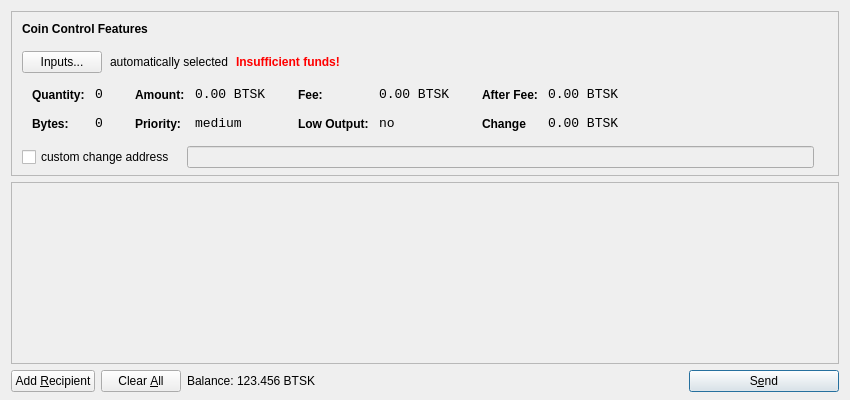
<?xml version="1.0" encoding="UTF-8"?>
<ui version="4.0">
 <class>SendCoinsDialog</class>
 <widget class="QDialog" name="SendCoinsDialog">
  <property name="geometry">
   <rect>
    <x>0</x>
    <y>0</y>
    <width>850</width>
    <height>400</height>
   </rect>
  </property>
  <property name="windowTitle">
   <string>Send Coins</string>
  </property>
  <layout class="QVBoxLayout" name="verticalLayout" stretch="0,1,0">
   <property name="bottomMargin">
    <number>8</number>
   </property>
   <item>
    <widget class="QFrame" name="frameCoinControl">
     <property name="sizePolicy">
      <sizepolicy hsizetype="Expanding" vsizetype="Expanding">
       <horstretch>0</horstretch>
       <verstretch>0</verstretch>
      </sizepolicy>
     </property>
     <property name="maximumSize">
      <size>
       <width>16777215</width>
       <height>16777215</height>
      </size>
     </property>
     <property name="frameShape">
      <enum>QFrame::StyledPanel</enum>
     </property>
     <property name="frameShadow">
      <enum>QFrame::Sunken</enum>
     </property>
     <layout class="QVBoxLayout" name="verticalLayoutCoinControl2">
      <property name="spacing">
       <number>-1</number>
      </property>
      <property name="leftMargin">
       <number>0</number>
      </property>
      <property name="topMargin">
       <number>0</number>
      </property>
      <property name="rightMargin">
       <number>0</number>
      </property>
      <property name="bottomMargin">
       <number>6</number>
      </property>
      <item>
       <layout class="QVBoxLayout" name="verticalLayoutCoinControl" stretch="0,0,0,0,1">
        <property name="spacing">
         <number>0</number>
        </property>
        <property name="leftMargin">
         <number>10</number>
        </property>
        <property name="topMargin">
         <number>10</number>
        </property>
        <item>
         <layout class="QHBoxLayout" name="horizontalLayoutCoinControl1">
          <property name="bottomMargin">
           <number>15</number>
          </property>
          <item>
           <widget class="QLabel" name="labelCoinControlFeatures">
            <property name="sizePolicy">
             <sizepolicy hsizetype="Preferred" vsizetype="Maximum">
              <horstretch>0</horstretch>
              <verstretch>0</verstretch>
             </sizepolicy>
            </property>
            <property name="font">
             <font>
              <weight>75</weight>
              <bold>true</bold>
             </font>
            </property>
            <property name="styleSheet">
             <string notr="true">font-weight:bold;</string>
            </property>
            <property name="text">
             <string>Coin Control Features</string>
            </property>
           </widget>
          </item>
         </layout>
        </item>
        <item>
         <layout class="QHBoxLayout" name="horizontalLayoutCoinControl2" stretch="0,0,0,0">
          <property name="spacing">
           <number>8</number>
          </property>
          <property name="bottomMargin">
           <number>10</number>
          </property>
          <item>
           <widget class="QPushButton" name="pushButtonCoinControl">
            <property name="styleSheet">
             <string notr="true"/>
            </property>
            <property name="text">
             <string>Inputs...</string>
            </property>
           </widget>
          </item>
          <item>
           <widget class="QLabel" name="labelCoinControlAutomaticallySelected">
            <property name="text">
             <string>automatically selected</string>
            </property>
            <property name="margin">
             <number>5</number>
            </property>
           </widget>
          </item>
          <item>
           <widget class="QLabel" name="labelCoinControlInsuffFunds">
            <property name="font">
             <font>
              <weight>75</weight>
              <bold>true</bold>
             </font>
            </property>
            <property name="styleSheet">
             <string notr="true">color:red;font-weight:bold;</string>
            </property>
            <property name="text">
             <string>Insufficient funds!</string>
            </property>
            <property name="margin">
             <number>5</number>
            </property>
           </widget>
          </item>
          <item>
           <spacer name="horizontalSpacerCoinControl">
            <property name="orientation">
             <enum>Qt::Horizontal</enum>
            </property>
            <property name="sizeHint" stdset="0">
             <size>
              <width>40</width>
              <height>1</height>
             </size>
            </property>
           </spacer>
          </item>
         </layout>
        </item>
        <item>
         <widget class="QWidget" name="widgetCoinControl" native="true">
          <property name="sizePolicy">
           <sizepolicy hsizetype="Preferred" vsizetype="Preferred">
            <horstretch>0</horstretch>
            <verstretch>0</verstretch>
           </sizepolicy>
          </property>
          <property name="minimumSize">
           <size>
            <width>0</width>
            <height>0</height>
           </size>
          </property>
          <property name="styleSheet">
           <string notr="true"/>
          </property>
          <layout class="QHBoxLayout" name="horizontalLayoutCoinControl5">
           <property name="margin">
            <number>0</number>
           </property>
           <item>
            <layout class="QHBoxLayout" name="horizontalLayoutCoinControl3" stretch="0,0,0,1">
             <property name="spacing">
              <number>20</number>
             </property>
             <property name="topMargin">
              <number>0</number>
             </property>
             <property name="bottomMargin">
              <number>10</number>
             </property>
             <item>
              <layout class="QFormLayout" name="formLayoutCoinControl1">
               <property name="horizontalSpacing">
                <number>10</number>
               </property>
               <property name="verticalSpacing">
                <number>14</number>
               </property>
               <property name="leftMargin">
                <number>10</number>
               </property>
               <property name="topMargin">
                <number>4</number>
               </property>
               <property name="rightMargin">
                <number>6</number>
               </property>
               <item row="0" column="0">
                <widget class="QLabel" name="labelCoinControlQuantityText">
                 <property name="styleSheet">
                  <string notr="true">font-weight:bold;</string>
                 </property>
                 <property name="text">
                  <string>Quantity:</string>
                 </property>
                 <property name="margin">
                  <number>0</number>
                 </property>
                </widget>
               </item>
               <item row="0" column="1">
                <widget class="QLabel" name="labelCoinControlQuantity">
                 <property name="font">
                  <font>
                   <family>Monospace</family>
                   <pointsize>10</pointsize>
                  </font>
                 </property>
                 <property name="cursor">
                  <cursorShape>IBeamCursor</cursorShape>
                 </property>
                 <property name="contextMenuPolicy">
                  <enum>Qt::ActionsContextMenu</enum>
                 </property>
                 <property name="text">
                  <string>0</string>
                 </property>
                 <property name="margin">
                  <number>0</number>
                 </property>
                 <property name="textInteractionFlags">
                  <set>Qt::LinksAccessibleByMouse|Qt::TextSelectableByKeyboard|Qt::TextSelectableByMouse</set>
                 </property>
                </widget>
               </item>
               <item row="1" column="0">
                <widget class="QLabel" name="labelCoinControlBytesText">
                 <property name="styleSheet">
                  <string notr="true">font-weight:bold;</string>
                 </property>
                 <property name="text">
                  <string>Bytes:</string>
                 </property>
                </widget>
               </item>
               <item row="1" column="1">
                <widget class="QLabel" name="labelCoinControlBytes">
                 <property name="font">
                  <font>
                   <family>Monospace</family>
                   <pointsize>10</pointsize>
                  </font>
                 </property>
                 <property name="cursor">
                  <cursorShape>IBeamCursor</cursorShape>
                 </property>
                 <property name="contextMenuPolicy">
                  <enum>Qt::ActionsContextMenu</enum>
                 </property>
                 <property name="text">
                  <string>0</string>
                 </property>
                 <property name="textInteractionFlags">
                  <set>Qt::LinksAccessibleByMouse|Qt::TextSelectableByKeyboard|Qt::TextSelectableByMouse</set>
                 </property>
                </widget>
               </item>
              </layout>
             </item>
             <item>
              <layout class="QFormLayout" name="formLayoutCoinControl2">
               <property name="horizontalSpacing">
                <number>10</number>
               </property>
               <property name="verticalSpacing">
                <number>14</number>
               </property>
               <property name="leftMargin">
                <number>6</number>
               </property>
               <property name="topMargin">
                <number>4</number>
               </property>
               <property name="rightMargin">
                <number>6</number>
               </property>
               <item row="0" column="0">
                <widget class="QLabel" name="labelCoinControlAmountText">
                 <property name="styleSheet">
                  <string notr="true">font-weight:bold;</string>
                 </property>
                 <property name="text">
                  <string>Amount:</string>
                 </property>
                 <property name="margin">
                  <number>0</number>
                 </property>
                </widget>
               </item>
               <item row="0" column="1">
                <widget class="QLabel" name="labelCoinControlAmount">
                 <property name="font">
                  <font>
                   <family>Monospace</family>
                   <pointsize>10</pointsize>
                  </font>
                 </property>
                 <property name="cursor">
                  <cursorShape>IBeamCursor</cursorShape>
                 </property>
                 <property name="contextMenuPolicy">
                  <enum>Qt::ActionsContextMenu</enum>
                 </property>
                 <property name="text">
                  <string>0.00 BTSK</string>
                 </property>
                 <property name="textInteractionFlags">
                  <set>Qt::LinksAccessibleByMouse|Qt::TextSelectableByKeyboard|Qt::TextSelectableByMouse</set>
                 </property>
                </widget>
               </item>
               <item row="1" column="0">
                <widget class="QLabel" name="labelCoinControlPriorityText">
                 <property name="styleSheet">
                  <string notr="true">font-weight:bold;</string>
                 </property>
                 <property name="text">
                  <string>Priority:</string>
                 </property>
                </widget>
               </item>
               <item row="1" column="1">
                <widget class="QLabel" name="labelCoinControlPriority">
                 <property name="font">
                  <font>
                   <family>Monospace</family>
                   <pointsize>10</pointsize>
                  </font>
                 </property>
                 <property name="cursor">
                  <cursorShape>IBeamCursor</cursorShape>
                 </property>
                 <property name="contextMenuPolicy">
                  <enum>Qt::ActionsContextMenu</enum>
                 </property>
                 <property name="text">
                  <string>medium</string>
                 </property>
                 <property name="textInteractionFlags">
                  <set>Qt::LinksAccessibleByMouse|Qt::TextSelectableByKeyboard|Qt::TextSelectableByMouse</set>
                 </property>
                </widget>
               </item>
              </layout>
             </item>
             <item>
              <layout class="QFormLayout" name="formLayoutCoinControl3">
               <property name="horizontalSpacing">
                <number>10</number>
               </property>
               <property name="verticalSpacing">
                <number>14</number>
               </property>
               <property name="leftMargin">
                <number>6</number>
               </property>
               <property name="topMargin">
                <number>4</number>
               </property>
               <property name="rightMargin">
                <number>6</number>
               </property>
               <item row="0" column="0">
                <widget class="QLabel" name="labelCoinControlFeeText">
                 <property name="styleSheet">
                  <string notr="true">font-weight:bold;</string>
                 </property>
                 <property name="text">
                  <string>Fee:</string>
                 </property>
                 <property name="margin">
                  <number>0</number>
                 </property>
                </widget>
               </item>
               <item row="0" column="1">
                <widget class="QLabel" name="labelCoinControlFee">
                 <property name="font">
                  <font>
                   <family>Monospace</family>
                   <pointsize>10</pointsize>
                  </font>
                 </property>
                 <property name="cursor">
                  <cursorShape>IBeamCursor</cursorShape>
                 </property>
                 <property name="contextMenuPolicy">
                  <enum>Qt::ActionsContextMenu</enum>
                 </property>
                 <property name="text">
                  <string>0.00 BTSK</string>
                 </property>
                 <property name="textInteractionFlags">
                  <set>Qt::LinksAccessibleByMouse|Qt::TextSelectableByKeyboard|Qt::TextSelectableByMouse</set>
                 </property>
                </widget>
               </item>
               <item row="1" column="0">
                <widget class="QLabel" name="labelCoinControlLowOutputText">
                 <property name="styleSheet">
                  <string notr="true">font-weight:bold;</string>
                 </property>
                 <property name="text">
                  <string>Low Output:</string>
                 </property>
                </widget>
               </item>
               <item row="1" column="1">
                <widget class="QLabel" name="labelCoinControlLowOutput">
                 <property name="font">
                  <font>
                   <family>Monospace</family>
                   <pointsize>10</pointsize>
                  </font>
                 </property>
                 <property name="cursor">
                  <cursorShape>IBeamCursor</cursorShape>
                 </property>
                 <property name="contextMenuPolicy">
                  <enum>Qt::ActionsContextMenu</enum>
                 </property>
                 <property name="text">
                  <string>no</string>
                 </property>
                 <property name="textInteractionFlags">
                  <set>Qt::LinksAccessibleByMouse|Qt::TextSelectableByKeyboard|Qt::TextSelectableByMouse</set>
                 </property>
                </widget>
               </item>
              </layout>
             </item>
             <item>
              <layout class="QFormLayout" name="formLayoutCoinControl4">
               <property name="horizontalSpacing">
                <number>10</number>
               </property>
               <property name="verticalSpacing">
                <number>14</number>
               </property>
               <property name="leftMargin">
                <number>6</number>
               </property>
               <property name="topMargin">
                <number>4</number>
               </property>
               <property name="rightMargin">
                <number>6</number>
               </property>
               <item row="0" column="0">
                <widget class="QLabel" name="labelCoinControlAfterFeeText">
                 <property name="styleSheet">
                  <string notr="true">font-weight:bold;</string>
                 </property>
                 <property name="text">
                  <string>After Fee:</string>
                 </property>
                 <property name="margin">
                  <number>0</number>
                 </property>
                </widget>
               </item>
               <item row="0" column="1">
                <widget class="QLabel" name="labelCoinControlAfterFee">
                 <property name="font">
                  <font>
                   <family>Monospace</family>
                   <pointsize>10</pointsize>
                  </font>
                 </property>
                 <property name="cursor">
                  <cursorShape>IBeamCursor</cursorShape>
                 </property>
                 <property name="contextMenuPolicy">
                  <enum>Qt::ActionsContextMenu</enum>
                 </property>
                 <property name="text">
                  <string>0.00 BTSK</string>
                 </property>
                 <property name="textInteractionFlags">
                  <set>Qt::LinksAccessibleByMouse|Qt::TextSelectableByKeyboard|Qt::TextSelectableByMouse</set>
                 </property>
                </widget>
               </item>
               <item row="1" column="0">
                <widget class="QLabel" name="labelCoinControlChangeText">
                 <property name="styleSheet">
                  <string notr="true">font-weight:bold;</string>
                 </property>
                 <property name="text">
                  <string>Change</string>
                 </property>
                </widget>
               </item>
               <item row="1" column="1">
                <widget class="QLabel" name="labelCoinControlChange">
                 <property name="font">
                  <font>
                   <family>Monospace</family>
                   <pointsize>10</pointsize>
                  </font>
                 </property>
                 <property name="cursor">
                  <cursorShape>IBeamCursor</cursorShape>
                 </property>
                 <property name="contextMenuPolicy">
                  <enum>Qt::ActionsContextMenu</enum>
                 </property>
                 <property name="text">
                  <string>0.00 BTSK</string>
                 </property>
                 <property name="textInteractionFlags">
                  <set>Qt::LinksAccessibleByMouse|Qt::TextSelectableByKeyboard|Qt::TextSelectableByMouse</set>
                 </property>
                </widget>
               </item>
              </layout>
             </item>
            </layout>
           </item>
          </layout>
         </widget>
        </item>
        <item>
         <layout class="QHBoxLayout" name="horizontalLayoutCoinControl4" stretch="0,0,0">
          <property name="spacing">
           <number>12</number>
          </property>
          <property name="sizeConstraint">
           <enum>QLayout::SetDefaultConstraint</enum>
          </property>
          <property name="topMargin">
           <number>5</number>
          </property>
          <property name="rightMargin">
           <number>5</number>
          </property>
          <item>
           <widget class="QCheckBox" name="checkBoxCoinControlChange">
            <property name="text">
             <string>custom change address</string>
            </property>
           </widget>
          </item>
          <item>
           <widget class="QLineEdit" name="lineEditCoinControlChange">
            <property name="enabled">
             <bool>false</bool>
            </property>
            <property name="sizePolicy">
             <sizepolicy hsizetype="Expanding" vsizetype="Fixed">
              <horstretch>0</horstretch>
              <verstretch>0</verstretch>
             </sizepolicy>
            </property>
           </widget>
          </item>
          <item>
           <widget class="QLabel" name="labelCoinControlChangeLabel">
            <property name="sizePolicy">
             <sizepolicy hsizetype="Preferred" vsizetype="Expanding">
              <horstretch>0</horstretch>
              <verstretch>0</verstretch>
             </sizepolicy>
            </property>
            <property name="minimumSize">
             <size>
              <width>0</width>
              <height>0</height>
             </size>
            </property>
            <property name="text">
             <string/>
            </property>
            <property name="margin">
             <number>3</number>
            </property>
           </widget>
          </item>
         </layout>
        </item>
        <item>
         <spacer name="verticalSpacerCoinControl">
          <property name="orientation">
           <enum>Qt::Vertical</enum>
          </property>
          <property name="sizeHint" stdset="0">
           <size>
            <width>800</width>
            <height>1</height>
           </size>
          </property>
         </spacer>
        </item>
       </layout>
      </item>
     </layout>
    </widget>
   </item>
   <item>
    <widget class="QScrollArea" name="scrollArea">
     <property name="widgetResizable">
      <bool>true</bool>
     </property>
     <widget class="QWidget" name="scrollAreaWidgetContents">
      <property name="geometry">
       <rect>
        <x>0</x>
        <y>0</y>
        <width>830</width>
        <height>165</height>
       </rect>
      </property>
      <layout class="QVBoxLayout" name="verticalLayout_2">
       <property name="margin">
        <number>0</number>
       </property>
       <item>
        <layout class="QVBoxLayout" name="entries">
         <property name="spacing">
          <number>6</number>
         </property>
        </layout>
       </item>
       <item>
        <spacer name="verticalSpacer">
         <property name="orientation">
          <enum>Qt::Vertical</enum>
         </property>
         <property name="sizeHint" stdset="0">
          <size>
           <width>20</width>
           <height>40</height>
          </size>
         </property>
        </spacer>
       </item>
      </layout>
     </widget>
    </widget>
   </item>
   <item>
    <layout class="QHBoxLayout" name="horizontalLayout">
     <item>
      <widget class="QPushButton" name="addButton">
       <property name="toolTip">
        <string>Send to multiple recipients at once</string>
       </property>
       <property name="text">
        <string>Add &amp;Recipient</string>
       </property>
       <property name="icon">
        <iconset resource="../bitcoin.qrc">
         <normaloff>:/icons/add</normaloff>:/icons/add</iconset>
       </property>
       <property name="autoDefault">
        <bool>false</bool>
       </property>
      </widget>
     </item>
     <item>
      <widget class="QPushButton" name="clearButton">
       <property name="sizePolicy">
        <sizepolicy hsizetype="Minimum" vsizetype="Fixed">
         <horstretch>0</horstretch>
         <verstretch>0</verstretch>
        </sizepolicy>
       </property>
       <property name="toolTip">
        <string>Remove all transaction fields</string>
       </property>
       <property name="text">
        <string>Clear &amp;All</string>
       </property>
       <property name="icon">
        <iconset resource="../bitcoin.qrc">
         <normaloff>:/icons/remove</normaloff>:/icons/remove</iconset>
       </property>
       <property name="autoRepeatDelay">
        <number>300</number>
       </property>
       <property name="autoDefault">
        <bool>false</bool>
       </property>
      </widget>
     </item>
     <item>
      <layout class="QHBoxLayout" name="horizontalLayout_2">
       <property name="spacing">
        <number>3</number>
       </property>
       <item>
        <widget class="QLabel" name="label">
         <property name="sizePolicy">
          <sizepolicy hsizetype="Preferred" vsizetype="Fixed">
           <horstretch>0</horstretch>
           <verstretch>0</verstretch>
          </sizepolicy>
         </property>
         <property name="text">
          <string>Balance:</string>
         </property>
        </widget>
       </item>
       <item>
        <widget class="QLabel" name="labelBalance">
         <property name="sizePolicy">
          <sizepolicy hsizetype="Preferred" vsizetype="Fixed">
           <horstretch>0</horstretch>
           <verstretch>0</verstretch>
          </sizepolicy>
         </property>
         <property name="cursor">
          <cursorShape>IBeamCursor</cursorShape>
         </property>
         <property name="text">
          <string>123.456 BTSK</string>
         </property>
         <property name="textInteractionFlags">
          <set>Qt::LinksAccessibleByMouse|Qt::TextSelectableByKeyboard|Qt::TextSelectableByMouse</set>
         </property>
        </widget>
       </item>
      </layout>
     </item>
     <item>
      <spacer name="horizontalSpacer">
       <property name="orientation">
        <enum>Qt::Horizontal</enum>
       </property>
       <property name="sizeHint" stdset="0">
        <size>
         <width>40</width>
         <height>20</height>
        </size>
       </property>
      </spacer>
     </item>
     <item>
      <widget class="QPushButton" name="sendButton">
       <property name="minimumSize">
        <size>
         <width>150</width>
         <height>0</height>
        </size>
       </property>
       <property name="toolTip">
        <string>Confirm the send action</string>
       </property>
       <property name="text">
        <string>S&amp;end</string>
       </property>
       <property name="icon">
        <iconset resource="../bitcoin.qrc">
         <normaloff>:/icons/send</normaloff>:/icons/send</iconset>
       </property>
       <property name="default">
        <bool>true</bool>
       </property>
      </widget>
     </item>
    </layout>
   </item>
  </layout>
 </widget>
 <resources>
  <include location="../bitcoin.qrc"/>
 </resources>
 <connections/>
</ui>
